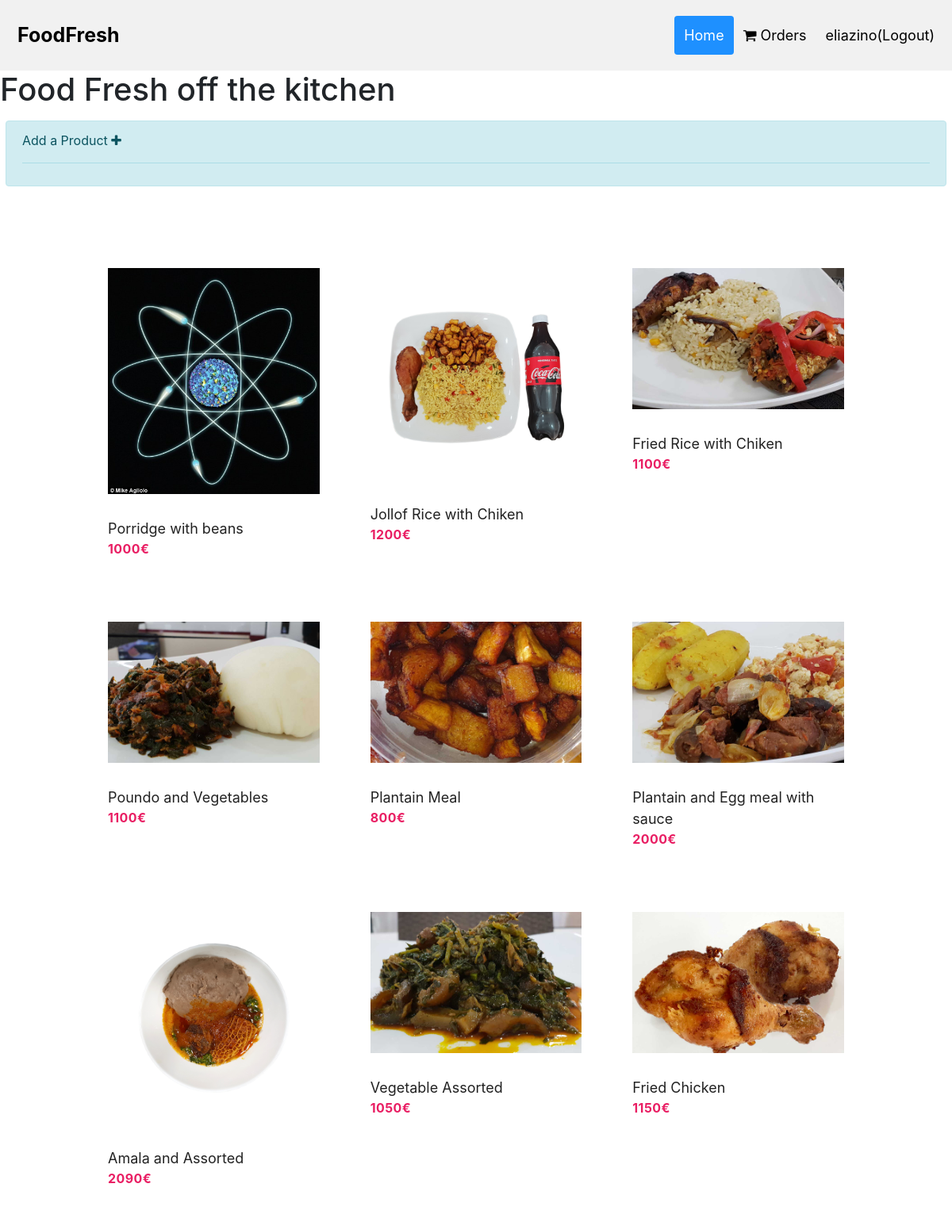
Page /est/admin/index.php (signed in) on the committed database.
### tables this page shows
CREATE TABLE `menu` (
  `id` int(12) NOT NULL,
  `name` varchar(50) NOT NULL,
  `price` int(11) NOT NULL,
  `minquantity` int(11) NOT NULL,
  `maxquantity` int(11) NOT NULL,
  `totalsale` int(11) DEFAULT 0,
  `image` varchar(200) DEFAULT NULL,
  `descr` text DEFAULT NULL
);

### est/server/dbHelper/db.php (called while the page is built, shortened)
<?php
class db{
	private $dbhost = '127.0.0.1';
	private $dbuser = 'root';
	private $dbpass = '';
	private $dbname = 'omsys';
	public function connect(){
		$dbh = new PDO("mysql:host=$this->dbhost;dbname=$this->dbname", $this->dbuser, $this->dbpass);
		$dbh->setAttribute(PDO::ATTR_ERRMODE, PDO::ERRMODE_EXCEPTION);
		return $dbh;
	}
	function selectFromQueryV2($query, $binds = array()){
		$db = $this->connect();
		$f = $db->prepare($query);
		for($i = 0; $i < count($binds); $i++){
			$f->bindParam($i+1, $binds[$i]);
		}
		$f->execute();
		$row = $f->fetchAll(PDO::FETCH_ASSOC);
		if($row){
			$data = json_encode($row, true);
		}else{
			$data = "[]";
		}
		return $data;
	}
}
?>

### est/server/getservice.php (called while the page is built, shortened)
<?php
require_once("dbHelper/db.php");
class getServices{
    public function getProducts($id = "-"){
        $dbn = new db();
        if($id == "-"){
            $products = json_decode($dbn->selectFromQueryV2("SELECT * FROM menu"));
        }else{
            $products = json_decode($dbn->selectFromQueryV2("SELECT * FROM menu WHERE id = ?", array($id)));
        }
        return $products;
    }
}

### est/admin/index.php (the view, shortened to what this page needs)
<?php
require_once("../server/getservice.php");
?>
<!DOCTYPE html>
<html>
<head>
	<link rel="stylesheet" href="../style/products.css">
	<link rel="stylesheet" href="../style/afbc.css">
	<link rel="stylesheet" href="https://cdnjs.cloudflare.com/ajax/libs/font-awesome/4.7.0/css/font-awesome.min.css">
</head>
<body>
<div class="header">
  <a href="#default" class="logo">FoodFresh</a>
  <div class="header-right">
    <a class="active" href="#home">Home</a>
    <a href="orders.php">
        <i class="fa fa-shopping-cart"></i>
        Orders
    </a>
    <?php
	if(isset($_SESSION["username"])){
		echo '<a href="../destroy.php">'.$_SESSION["username"].'(Logout)</a>';
	}else{
		echo '<a href="../account.php">login</a>';
	}
	?>
  </div>
</div>
<div class="wrapper">
	<div class="desc">
		<h1>Food Fresh off the kitchen</h1>
	</div>
    <div style="padding:7px">
	<div class="alert alert-info" role="alert">
		 <span style="cursor:pointer" class="createShow" id="createShow">Add a Product <i class="fa fa-plus"></i></span>
		 <hr/>
	</div>
	</div>
	<div class="content">
		<div class="product-grid product-grid--flexbox">
			<div class="product-grid__wrapper">
                <?php
                $services = new getServices();
                $products = $services->getProducts();
                for($i=0; $i < count($products); $i++){
                ?>
				<div class="product-grid__product-wrapper">
					<div class="product-grid__product">
						<div class="product-grid__img-wrapper">
							<img src="<?php echo $products[$i]->image; ?>" alt="Img" class="product-grid__img" />
						</div>
						<span class="product-grid__title"><?php echo $products[$i]->name; ?></span>
						<span class="product-grid__price"><?php echo $products[$i]->price; ?>€</span>
					</div>
                </div>
                <?php
                }
                ?>
			</div>
		</div>
	</div>
</div>
</body>
</html>

### est/style/products.css (style rules this page uses)
.wrapper { width: 100%; }
* { box-sizing: border-box; }
body { background: #f3e0e2; color: #777; font-family: "Open Sans", Arial, sans-serif; margin:0px }
.product-grid { width: 60em; margin: 2rem auto; }
.product-grid.product-grid--flexbox .product-grid__wrapper { display: flex; flex-wrap: wrap; }
.product-grid.product-grid--flexbox .product-grid__title { height: auto; }
.product-grid.product-grid--flexbox .product-grid__title:after { display: none; }
.product-grid__wrapper { margin-left: -1rem; margin-right: -1rem; }
.product-grid__product-wrapper { padding: 1rem; float: left; width: 33.33333%; }
.product-grid__product { padding: 1rem; position: relative; cursor: pointer; background: #fff; border-radius: 4px; }
.product-grid__img-wrapper { width: 100%; text-align: center; padding-top: 1rem; padding-bottom: 1rem; }
.product-grid__img { max-width: 100%; height: auto; max-height: 100%; }
.product-grid__title { margin-top: 0.875rem; display: block; font-size: 1.125em; color: #222; height: 3em; overflow: hidden; position: relative; }
.product-grid__title:after { content: ""; display: block; position: absolute; bottom: 0; right: 0; width: 2.4em; height: 1.5em; background: linear-gradient(to right, rgba(255, 255, 255, 0), rgba(255, 255, 255, 1) 50%); }
.product-grid__price { color: #e91e63; font-weight: bold; letter-spacing: 0.4px; }
.header { overflow: hidden; background-color: #f1f1f1; padding: 20px 10px; }
.header a { float: left; color: black; text-align: center; padding: 12px; text-decoration: none; font-size: 18px; line-height: 25px; border-radius: 4px; }
.header a.logo { font-size: 25px; font-weight: bold; }
.header a.active { background-color: dodgerblue; color: white; }
.header-right { float: right; }
.alert-info { color: #0c5460; background-color: #d1ecf1; border-color: #bee5eb; }
.alert { position: relative; padding: .75rem 1.25rem; margin-bottom: 1rem; border: 1px solid transparent; border-top-color: transparent; border-right-color: transparent; border-bottom-color: transparent; border-left-color: transparent; border-radius: .25rem; }

### rows in the picture
menu: image (picture), name "Porridge with beans", price "1000"
menu: image (picture), name "Jollof Rice with Chiken", price "1200"
menu: image (picture), name "Fried Rice with Chiken", price "1100"
menu: image (picture), name "Poundo and Vegetables", price "1100"
menu: image (picture), name "Plantain Meal", price "800"
menu: image (picture), name "Plantain and Egg meal with sauce", price "2000"
menu: image (picture), name "Amala and Assorted", price "2090"
menu: image (picture), name "Vegetable Assorted", price "1050"
menu: image (picture), name "Fried Chicken", price "1150"

### other values in the picture
$_SESSION["username"] "eliazino"
